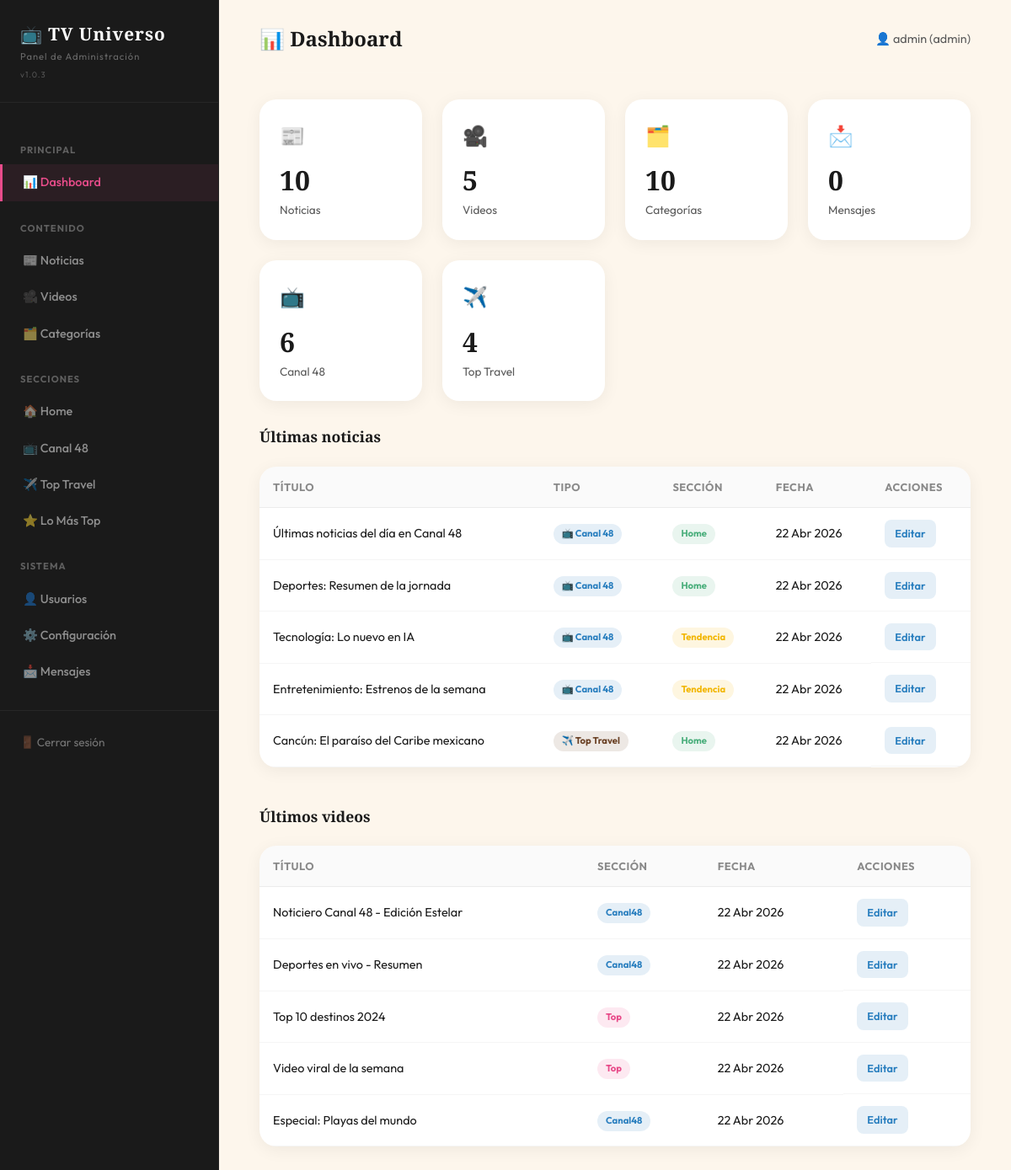
/admin/index.php (signed in), run on the app's committed database.
### tables this page shows
CREATE TABLE IF NOT EXISTS posts (
    id INT AUTO_INCREMENT PRIMARY KEY,
    title VARCHAR(255) NOT NULL,
    content TEXT NOT NULL,
    excerpt VARCHAR(500) DEFAULT NULL,
    image_url VARCHAR(500) DEFAULT NULL,
    category_id INT DEFAULT NULL,
    type ENUM('canal48', 'toptravel') NOT NULL DEFAULT 'canal48',
    section VARCHAR(50) DEFAULT 'home',
    featured TINYINT(1) DEFAULT 0,
    views INT DEFAULT 0,
    created_at TIMESTAMP DEFAULT CURRENT_TIMESTAMP,
    updated_at TIMESTAMP DEFAULT CURRENT_TIMESTAMP ON UPDATE CURRENT_TIMESTAMP,
    FOREIGN KEY (category_id) REFERENCES categories(id) ON DELETE SET NULL
);

CREATE TABLE IF NOT EXISTS videos (
    id INT AUTO_INCREMENT PRIMARY KEY,
    title VARCHAR(255) NOT NULL,
    url TEXT NOT NULL,
    thumbnail TEXT DEFAULT NULL,
    category_id INT DEFAULT NULL,
    section VARCHAR(50) DEFAULT 'canal48',
    featured TINYINT(1) DEFAULT 0,
    views INT DEFAULT 0,
    created_at TIMESTAMP DEFAULT CURRENT_TIMESTAMP,
    FOREIGN KEY (category_id) REFERENCES categories(id) ON DELETE SET NULL
);

### includes/auth.php (called while the page is built, shortened)
<?php
function isLoggedIn(): bool {
    return true;
}
function currentUser(): ?array {
    return [
        'id'       => $_SESSION['user_id'],
        'username' => $_SESSION['username'],
        'role'     => $_SESSION['role'],
    ];
}

### includes/functions.php (called while the page is built, shortened)
<?php
require_once __DIR__ . '/../config.php';
function sanitize(string $input): string {
    return htmlspecialchars(trim($input), ENT_QUOTES, 'UTF-8');
}
function getPosts(array $filters = [], int $limit = 20): array {
    global $pdo;
    $sql = "SELECT p.*, c.name AS category_name FROM posts p LEFT JOIN categories c ON p.category_id = c.id WHERE 1=1";
    $params = [];
    $sql .= " ORDER BY p.created_at DESC LIMIT :limit";
    $stmt = $pdo->prepare($sql);
    $stmt->bindValue(':limit', $limit, PDO::PARAM_INT);
    $stmt->execute();
    return $stmt->fetchAll();
}
function getVideos(array $filters = [], int $limit = 10): array {
    global $pdo;
    $sql = "SELECT v.*, c.name AS category_name FROM videos v LEFT JOIN categories c ON v.category_id = c.id WHERE 1=1";
    $params = [];
    $sql .= " ORDER BY v.created_at DESC LIMIT :limit";
    $stmt = $pdo->prepare($sql);
    $stmt->bindValue(':limit', $limit, PDO::PARAM_INT);
    $stmt->execute();
    return $stmt->fetchAll();
}
function countRecords(string $table, array $filters = []): int {
    global $pdo;
    $allowed = ['posts', 'videos', 'categories', 'users', 'contacts'];
    $sql = "SELECT COUNT(*) FROM {$table} WHERE 1=1";
    $params = [];
    foreach ($filters as $col => $val) {
        $key = ':' . $col;
        $sql .= " AND {$col} = {$key}";
        $params[$key] = $val;
    }
    $stmt = $pdo->prepare($sql);
    $stmt->execute($params);
    return (int) $stmt->fetchColumn();
}
function formatDate(string $date): string {
    $months = ['Ene','Feb','Mar','Abr','May','Jun','Jul','Ago','Sep','Oct','Nov','Dic'];
    $ts = strtotime($date);
    $day = date('d', $ts);
    $month = $months[(int)date('m', $ts) - 1];
    $year = date('Y', $ts);
    return "{$day} {$month} {$year}";
}
function truncateText(string $text, int $length = 150): string {
    if (mb_strlen($text) <= $length) return $text;
    return mb_substr($text, 0, $length) . '...';
}

### admin/index.php (the view, shortened to what this page needs)
<?php
$adminTitle = '📊 Dashboard';
require_once __DIR__ . '/layout.php';
$totalPosts      = countRecords('posts');
$totalVideos     = countRecords('videos');
$totalCategories = countRecords('categories');
$totalContacts   = countRecords('contacts');
$canal48Count    = countRecords('posts', ['type' => 'canal48']);
$travelCount     = countRecords('posts', ['type' => 'toptravel']);
$recentPosts  = getPosts([], 5);
$recentVideos = getVideos([], 5);
?>
<div class="stats-grid">
    <div class="stat-card">
        <div class="stat-card__icon">📰</div>
        <div class="stat-card__value"><?= $totalPosts ?></div>
        <div class="stat-card__label">Noticias</div>
    </div>
    <div class="stat-card">
        <div class="stat-card__icon">🎥</div>
        <div class="stat-card__value"><?= $totalVideos ?></div>
        <div class="stat-card__label">Videos</div>
    </div>
    <div class="stat-card">
        <div class="stat-card__icon">🗂️</div>
        <div class="stat-card__value"><?= $totalCategories ?></div>
        <div class="stat-card__label">Categorías</div>
    </div>
    <div class="stat-card">
        <div class="stat-card__icon">📩</div>
        <div class="stat-card__value"><?= $totalContacts ?></div>
        <div class="stat-card__label">Mensajes</div>
    </div>
    <div class="stat-card">
        <div class="stat-card__icon">📺</div>
        <div class="stat-card__value"><?= $canal48Count ?></div>
        <div class="stat-card__label">Canal 48</div>
    </div>
    <div class="stat-card">
        <div class="stat-card__icon">✈️</div>
        <div class="stat-card__value"><?= $travelCount ?></div>
        <div class="stat-card__label">Top Travel</div>
    </div>
</div>
<h3 style="margin-bottom:var(--space-lg);font-size:1.1rem;">Últimas noticias</h3>
<div class="table-wrapper" style="margin-bottom:var(--space-2xl);">
    <table class="admin-table">
        <thead>
            <tr>
                <th>Título</th>
                <th>Tipo</th>
                <th>Sección</th>
                <th>Fecha</th>
                <th>Acciones</th>
            </tr>
        </thead>
        <tbody>
            <?php foreach ($recentPosts as $post): ?>
            <tr>
                <td><?= sanitize(truncateText($post['title'], 50)) ?></td>
                <td>
                    <span class="section-tag section-tag--<?= $post['type'] ?>">
                        <?= $post['type'] === 'canal48' ? '📺 Canal 48' : '✈️ Top Travel' ?>
                    </span>
                </td>
                <td>
                    <span class="section-tag section-tag--<?= $post['section'] ?>">
                        <?= ucfirst($post['section']) ?>
                    </span>
                </td>
                <td><?= formatDate($post['created_at']) ?></td>
                <td class="admin-table__actions">
                    <a href="posts.php?action=edit&id=<?= $post['id'] ?>" class="btn-edit">Editar</a>
                </td>
            </tr>
            <?php endforeach; ?>
        </tbody>
    </table>
</div>
<h3 style="margin-bottom:var(--space-lg);font-size:1.1rem;">Últimos videos</h3>
<div class="table-wrapper">
    <table class="admin-table">
        <thead>
            <tr>
                <th>Título</th>
                <th>Sección</th>
                <th>Fecha</th>
                <th>Acciones</th>
            </tr>
        </thead>
        <tbody>
            <?php foreach ($recentVideos as $video): ?>
            <tr>
                <td><?= sanitize(truncateText($video['title'], 50)) ?></td>
                <td>
                    <span class="section-tag section-tag--<?= $video['section'] ?>">
                        <?= ucfirst($video['section']) ?>
                    </span>
                </td>
                <td><?= formatDate($video['created_at']) ?></td>
                <td class="admin-table__actions">
                    <a href="videos.php?action=edit&id=<?= $video['id'] ?>" class="btn-edit">Editar</a>
                </td>
            </tr>
            <?php endforeach; ?>
        </tbody>
    </table>
</div>
<?php require_once __DIR__ . '/layout_footer.php'; ?>

### admin/layout.php (shortened to what this page needs)
<?php
require_once __DIR__ . '/../config.php';
require_once __DIR__ . '/../includes/functions.php';
require_once __DIR__ . '/../includes/auth.php';
$user = currentUser();
$currentAdmin = basename($_SERVER['PHP_SELF'], '.php');
function adminLink(string $file, string $label, string $icon, string $current): string {
    $active = ($current === $file) ? 'active' : '';
    return "<a href='{$file}.php' class='{$active}'>{$icon} {$label}</a>";
}
?>
<!DOCTYPE html>
<html lang="es">
<head>
    <link rel="stylesheet" href="../assets/css/styles.css">
    <link rel="stylesheet" href="../assets/css/admin.css?v=1.0.3">
</head>
<body>
<div class="admin-layout">
    <aside class="sidebar" id="sidebar">
        <div class="sidebar__logo">
            📺 TV Universo
            <small>Panel de Administración</small>
            <small style="color:#555;font-size:0.6rem;margin-top:4px;">v1.0.3</small>
        </div>
        <nav class="sidebar__nav">
            <div class="sidebar__section">Principal</div>
            <?= adminLink('index', 'Dashboard', '📊', $currentAdmin) ?>
            <div class="sidebar__section">Contenido</div>
            <?= adminLink('posts', 'Noticias', '📰', $currentAdmin) ?>
            <?= adminLink('videos', 'Videos', '🎥', $currentAdmin) ?>
            <?= adminLink('categories', 'Categorías', '🗂️', $currentAdmin) ?>
            <div class="sidebar__section">Secciones</div>
            <?= adminLink('home', 'Home', '🏠', $currentAdmin) ?>
            <?= adminLink('canal48', 'Canal 48', '📺', $currentAdmin) ?>
            <?= adminLink('toptravel', 'Top Travel', '✈️', $currentAdmin) ?>
            <?= adminLink('top', 'Lo Más Top', '⭐', $currentAdmin) ?>
            <div class="sidebar__section">Sistema</div>
            <?= adminLink('users', 'Usuarios', '👤', $currentAdmin) ?>
            <?= adminLink('settings', 'Configuración', '⚙️', $currentAdmin) ?>
            <?= adminLink('contacts', 'Mensajes', '📩', $currentAdmin) ?>
        </nav>
        <div class="sidebar__footer">
            <a href="logout.php">🚪 Cerrar sesión</a>
        </div>
    </aside>
    <main class="admin-main">
        <div class="admin-header">
            <h1 class="admin-header__title"><?= $adminTitle ?? 'Dashboard' ?></h1>
            <div class="admin-header__user">
                👤 <?= sanitize($user['username']) ?> (<?= sanitize($user['role']) ?>)
            </div>
        </div>

### admin/layout_footer.php (shortened to what this page needs)
    </main>
</div>
</body>
</html>

### assets/css/styles.css (style rules this page uses)
:root { --rosa: #E84C8A; --amarillo: #F2B705; --azul: #2A7FBF; --verde: #4CAF7D; --cafe: #6B4226; --crema: #FDF6EC; --oscuro: #1A1A1A; --bg-primary: #FDF6EC; --bg-section: #F5EDE0; --bg-block: #EDE4D6; --bg-card: #FFFFFF; --text-primary: #1A1A1A; --text-secondary: #5A5A5A; --text-muted: #8A8A8A; --font-heading: 'Playfair Display', serif; --font-body: 'Outfit', sans-serif; --space-xs: 0.25rem; --space-sm: 0.5rem; --space-md: 1rem; --space-lg: 1.5rem; --space-xl: 2rem; --space-2xl: 3rem; --space-3xl: 4rem; --radius-sm: 8px; --radius-md: 12px; --radius-lg: 20px; --radius-xl: 28px; --radius-full: 50%; --transition: all 0.4s cubic-bezier(0.25, 0.8, 0.25, 1); --shadow-card: 0 4px 20px rgba(0,0,0,0.06); --shadow-hover: 0 20px 60px rgba(0,0,0,0.12); --max-width: 1280px; }
*, *::before, *::after { margin:0; padding:0; box-sizing:border-box; }
html { scroll-behavior:smooth; font-size:16px; }
body { font-family: var(--font-body); background: var(--bg-primary); color: var(--text-primary); line-height: 1.6; -webkit-font-smoothing: antialiased; overflow-x: hidden; }
a { color:inherit; text-decoration:none; transition:var(--transition); }
h1,h2,h3,h4,h5,h6 { font-family: var(--font-heading); font-weight: 700; line-height: 1.2; color: var(--oscuro); }

### admin/layout.php (style rules this page uses)
.admin-layout { display:flex!important;min-height:100vh }
.sidebar { background:#1A1A1A;border-right:1px solid rgba(255,255,255,0.05);padding:1.5rem 0;position:fixed;top:0;left:0;bottom:0;width:260px;overflow-y:auto;z-index:100;transition:transform .3s ease;flex-shrink:0;color:#fff }
.admin-main { flex:1;margin-left:260px;padding:2rem 3rem;min-height:100vh;min-width:0;overflow-x:hidden;color:#1A1A1A }
.admin-header { display:flex;align-items:center;justify-content:space-between;flex-wrap:wrap;gap:1rem;margin-bottom:2rem;padding-bottom:1.5rem;border-bottom:1px solid rgba(255,255,255,0.05) }
.admin-header__title { font-size:1.5rem;font-weight:800;white-space:nowrap;color:#1A1A1A }
.admin-header__user { white-space:nowrap;color:#5A5A5A }
.stats-grid { display:grid;grid-template-columns:repeat(auto-fit,minmax(160px,1fr));gap:1.5rem;margin-bottom:2rem }
.table-wrapper { overflow-x:auto;-webkit-overflow-scrolling:touch;width:100% }
.admin-table { width:100%;min-width:700px;border-collapse:collapse }

### data on the page
posts: title "Últimas noticias del día en Canal 48", type "📺 Canal 48", section "Home", created_at "22 Abr 2026"
posts: title "Deportes: Resumen de la jornada", type "📺 Canal 48", section "Home", created_at "22 Abr 2026"
posts: title "Tecnología: Lo nuevo en IA", type "📺 Canal 48", section "Tendencia", created_at "22 Abr 2026"
posts: title "Entretenimiento: Estrenos de la semana", type "📺 Canal 48", section "Tendencia", created_at "22 Abr 2026"
posts: title "Cancún: El paraíso del Caribe mexicano", type "✈️ Top Travel", section "Home", created_at "22 Abr 2026"
videos: title "Noticiero Canal 48 - Edición Estelar", section "Canal48", created_at "22 Abr 2026"
videos: title "Deportes en vivo - Resumen", section "Canal48", created_at "22 Abr 2026"
videos: title "Top 10 destinos 2024", section "Top", created_at "22 Abr 2026"
videos: title "Video viral de la semana", section "Top", created_at "22 Abr 2026"
videos: title "Especial: Playas del mundo", section "Canal48", created_at "22 Abr 2026"

### other printed values
$icon "📊 📰 🎥 🗂️ 🏠 📺 ✈️ ⭐ 👤 ⚙️ 📩"
$label "Dashboard Noticias Videos Categorías Home Canal 48 Top Travel Lo Más Top Usuarios Configuración Mensajes"
$adminTitle "📊 Dashboard"
$user['username'] "admin"
$user['role'] "admin"
$totalPosts "10"
$totalVideos "5"
$totalCategories "10"
$totalContacts "0"
$canal48Count "6"
$travelCount "4"
